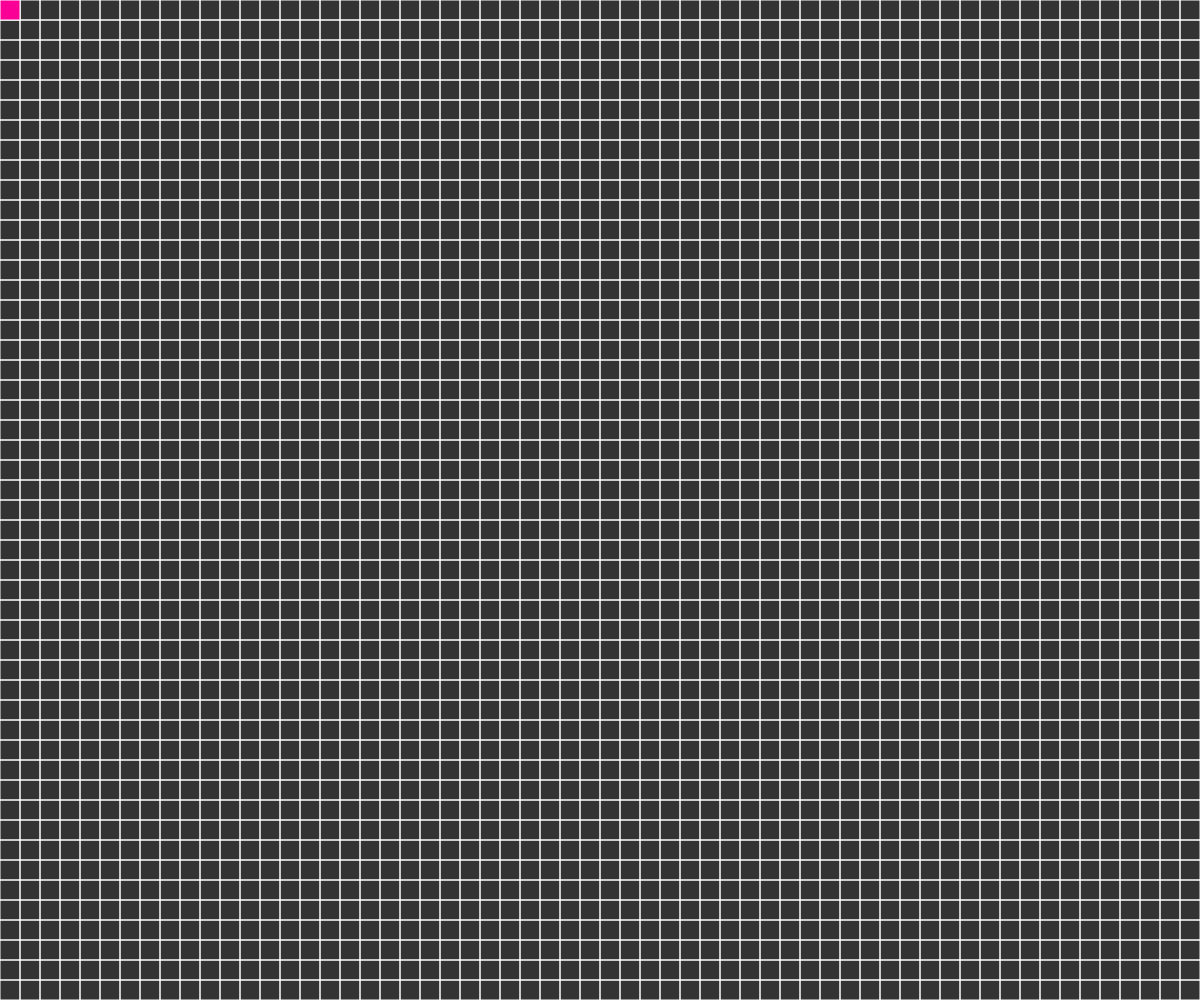
Frame 1 (no input)
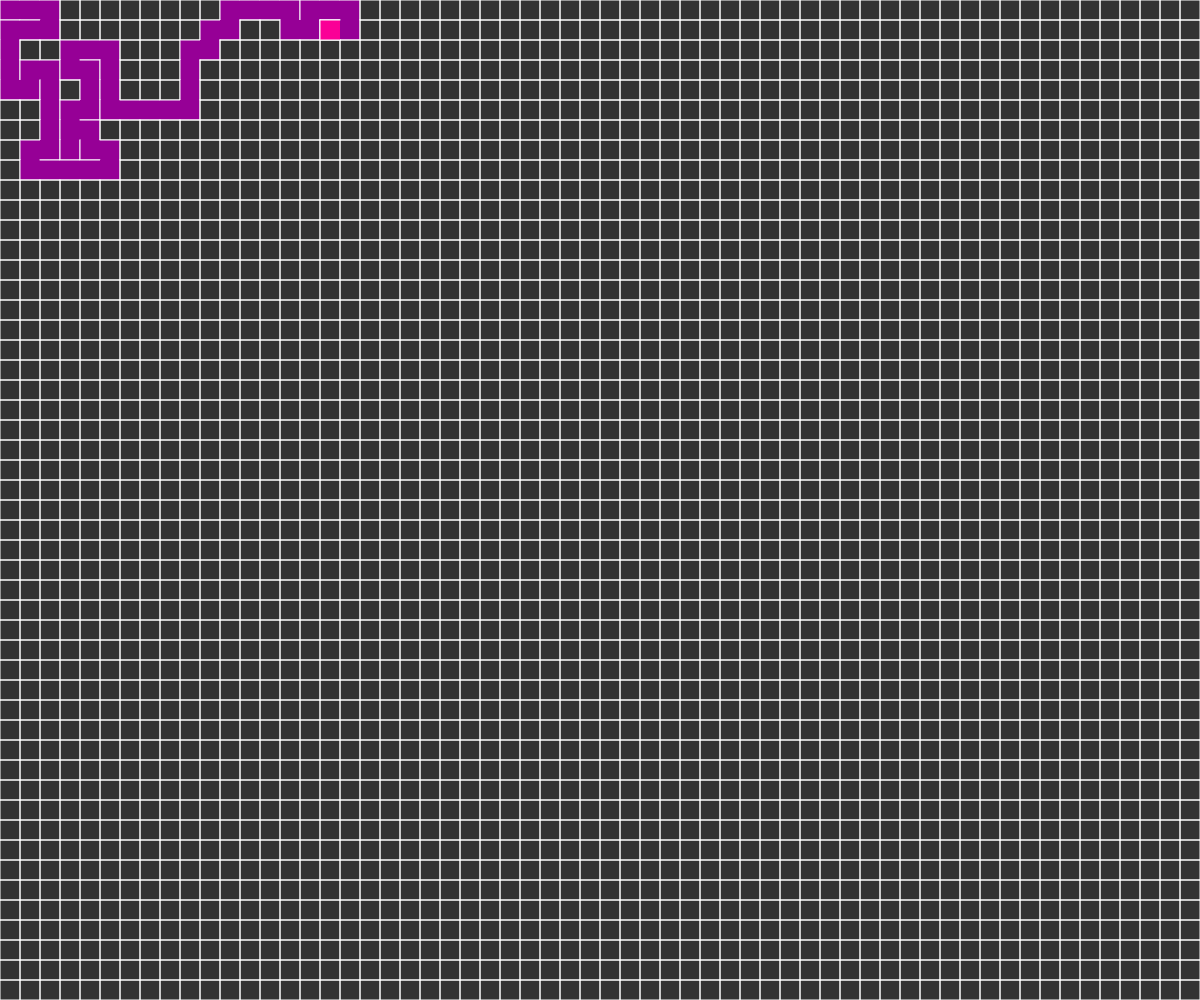
Frame 60 (no input)
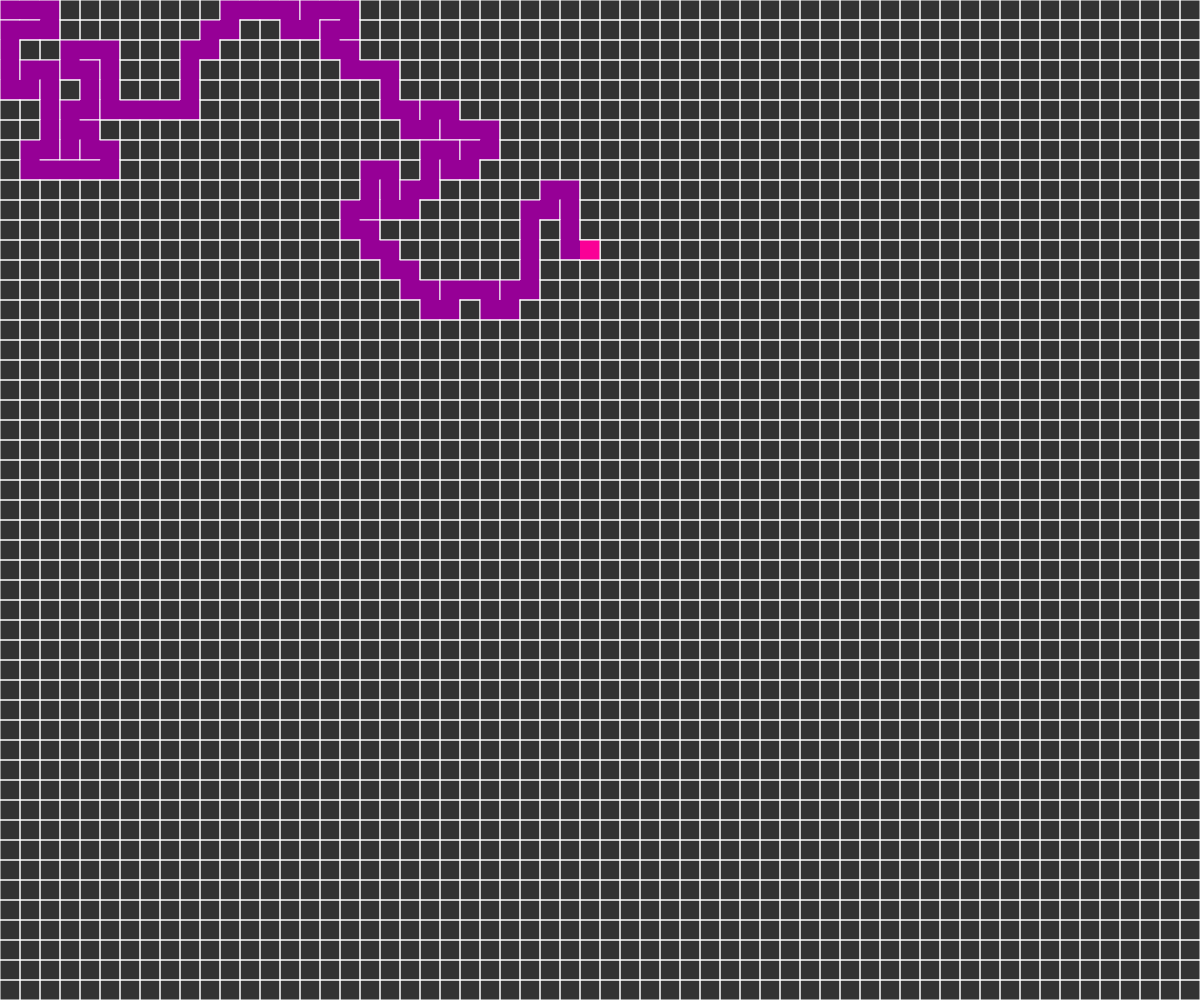
Frame 120 (the mouse pressed at the canvas centre since frame 60)

The p5.js sketch that drew these frames (run headless with seeded random() and noise() and a simulated clock; from frame 60 on, the mouse is pressed at the canvas centre):

// p5.js sketch
// ── sketch.js
let w = 20;
let cols, rows;
let maze;
function setup() {
	createCanvas(windowWidth, windowHeight);
	cols = floor(windowWidth / w);
	rows = floor(windowHeight / w);
	maze = new Maze(cols, rows, w);
}

function draw() {
	maze.show();
}

function windowResized() {
	setup();
}

// ── maze.js
class Cell {
	constructor(i, j, w) {
		this.i = i;
		this.j = j;
		this.w = w;

		this.x = i * w;
		this.y = j * w;

		this.walls = { top: true, bottom: true, right: true, left: true };
		this.visited = false;
	}

	show() {
		if (this.visited) {
			stroke(150, 0, 150);
			strokeWeight(0);
			fill(150, 0, 150);
			rect(this.x, this.y, this.w, this.w);
		}
		noFill();
		stroke(255);
		strokeWeight(1);
		if (this.walls.top) {
			line(this.x, this.y, this.x + this.w, this.y);
		}
		if (this.walls.right) {
			line(this.x + this.w, this.y, this.x + this.w, this.y + this.w);
		}
		if (this.walls.bottom) {
			line(this.x + this.w, this.y + this.w, this.x, this.y + this.w);
		}
		if (this.walls.left) {
			line(this.x, this.y + this.w, this.x, this.y);
		}

		// rect(this.i * this.w, this.j * this.w, this.w, this.w);
	}
	highlight() {
		stroke(150, 0, 150);
		strokeWeight(0);
		fill(250, 0, 150);
		rect(this.x, this.y, this.w, this.w);
		noFill();
		stroke(255);
		strokeWeight(1);
		if (this.walls.top) {
			line(this.x, this.y, this.x + this.w, this.y);
		}
		if (this.walls.right) {
			line(this.x + this.w, this.y, this.x + this.w, this.y + this.w);
		}
		if (this.walls.bottom) {
			line(this.x + this.w, this.y + this.w, this.x, this.y + this.w);
		}
		if (this.walls.left) {
			line(this.x, this.y + this.w, this.x, this.y);
		}
	}
}

class Maze {
	constructor(cols, rows, w) {
		this.cols = cols;
		this.rows = rows;
		this.w = w;
		this.grid = [];
		this.stack = [];
		for (let j = 0; j < this.rows; j++) {
			for (let i = 0; i < this.cols; i++) {
				let cell = new Cell(i, j, w);
				this.grid.push(cell);
			}
		}
		this.current = this.grid[0];
	}
	index(i, j) {
		if (i < 0 || j < 0 || i > this.cols - 1 || j > this.rows - 1) {
			return -1;
		}
		return i + j * cols;
	}

	checkNeigbors(i, j) {
		let neigbors = [];

		let right = this.grid[this.index(i - 1, j)];
		let left = this.grid[this.index(i + 1, j)];
		let top = this.grid[this.index(i, j - 1)];
		let bottom = this.grid[this.index(i, j + 1)];

		if (top && !top.visited) {
			neigbors.push(top);
		}
		if (right && !right.visited) {
			neigbors.push(right);
		}
		if (bottom && !bottom.visited) {
			neigbors.push(bottom);
		}
		if (left && !left.visited) {
			neigbors.push(left);
		}
		if (neigbors.length > 0) {
			return neigbors[Math.floor(Math.random() * neigbors.length)];
		} else {
			return undefined;
		}
	}

	removeWall(first, second) {
		if (first.i < second.i) {
			first.walls.right = false;
			second.walls.left = false;
		} else if (first.i > second.i) {
			first.walls.left = false;
			second.walls.right = false;
		} else if (first.j > second.j) {
			first.walls.top = false;
			second.walls.bottom = false;
		} else if (first.j < second.j) {
			first.walls.bottom = false;
			second.walls.top = false;
		}
	}

	show() {
		background(51);
		for (let cell of this.grid) {
			cell.show();
		}
		this.current.visited = true;
		this.current.highlight();
		let next = this.checkNeigbors(this.current.i, this.current.j);
		if (next) {
			next.visited = true;
			this.removeWall(this.current, next);
			this.stack.push(this.current);
			this.current = next;
		} else if (this.stack.length > 0) {
			this.current = this.stack.pop();
		}
	}
}
